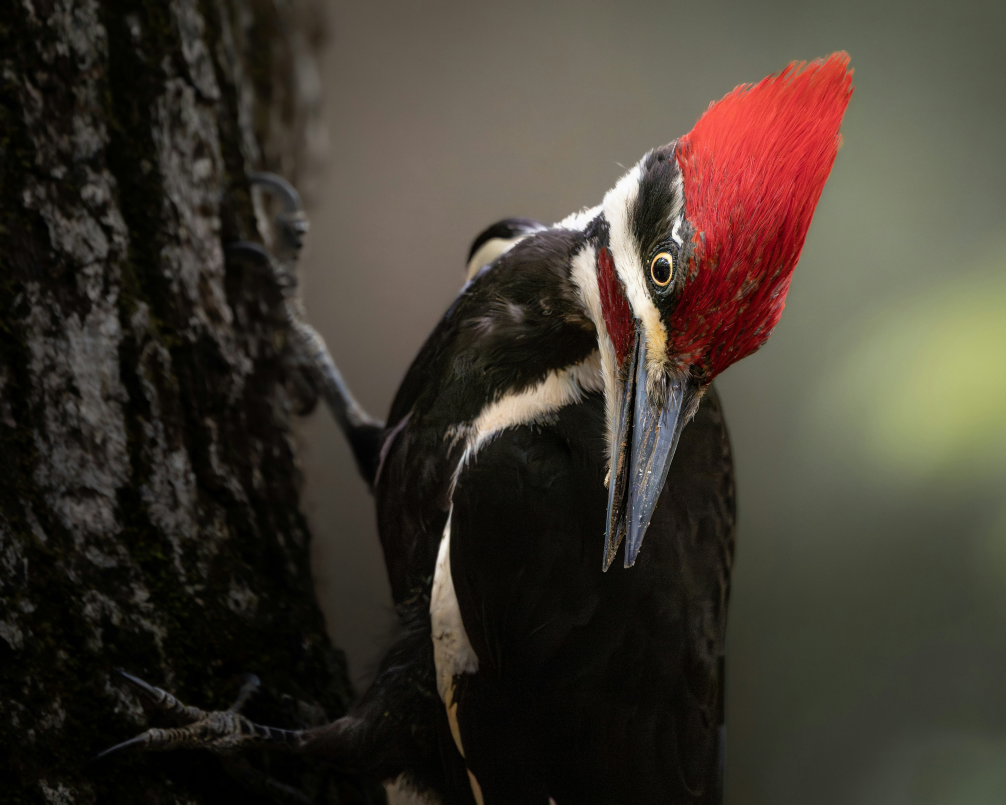
#> input picture tests/test-images/bird.jpg, 5027 x 4022 px, given in place of night-sky-lines.jpg, which was not available (shown at 1/5 size)
$ python benchmark-structured-images.py
#> lines starting #> are read from the running program, lines starting #| are printed output that depends on the picture; pictures that were not available may be replaced by others from this repository, and a replacement may not be noted
from PIL import Image
import numpy as np
import pandas as pd
from tabulate import tabulate
import time
import sys
import os

sys.path.append(os.path.abspath(os.path.join(os.path.dirname(__file__), '..')))
import build.euprima as euprima

filename = "benchmark_structured_images-2"
csv_file = f"{filename}.csv"

if os.path.exists(csv_file):
    os.remove(csv_file)

def append_column_to_csv(col_name, col_data):
    if os.path.exists(csv_file):
        df = pd.read_csv(csv_file)
    else:
        df = pd.DataFrame({"Algorithms": ["HEWA(2,3)", "BELT(2,3)", "HALE:T(2,3)", "HALE:V(2,3)", "HALE:I(2,3)"]})
    df[col_name] = col_data
    df.to_csv(csv_file, index=False)

def benchmark_img(img_folder, img_file):
#> called with img_folder = 'test-images/', img_file = 'night-sky-lines.jpg'
    img = Image.open(img_folder + img_file).convert("RGB")
#> img is the input picture: PIL image 5027x4022 RGB; mean R, G, B 64.9, 57.5, 47.9
    img_np = np.array(img)

    img_c1 = img_np[:,:,0]
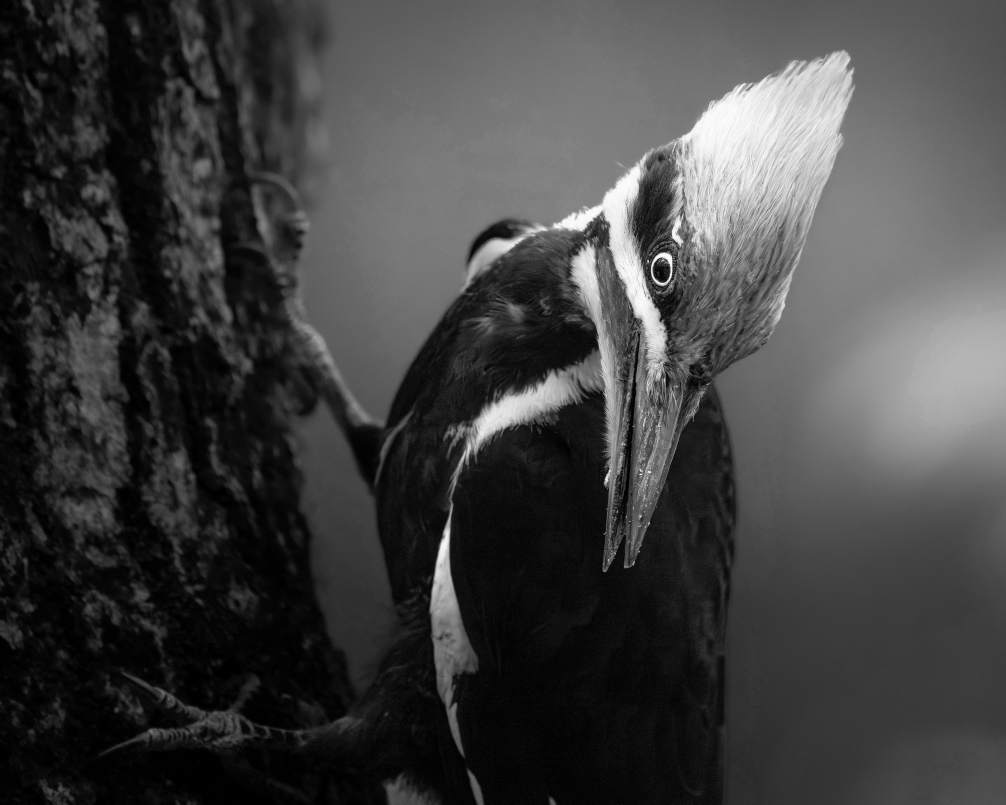
#> img_c1: shape (4022, 5027) (shown at 1/5 size); min 0, max 255, mean 64.9
    img_c2 = img_np[:,:,1]
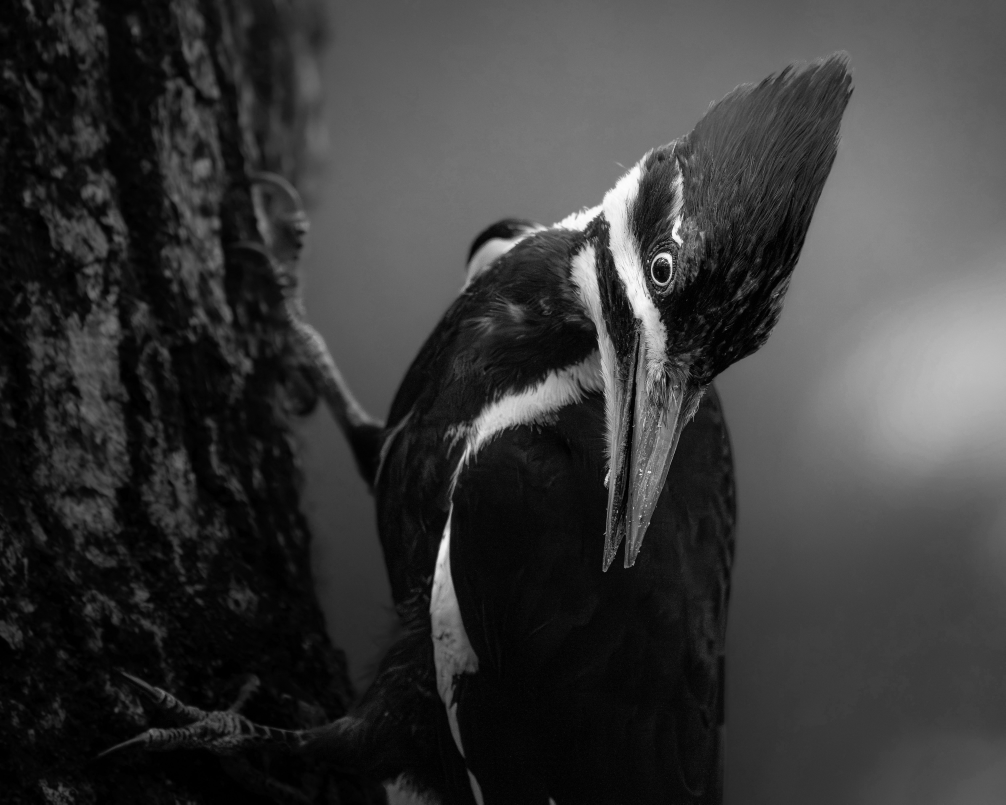
#> img_c2: shape (4022, 5027) (shown at 1/5 size); min 0, max 255, mean 57.5
    img_c3 = img_np[:,:,2]
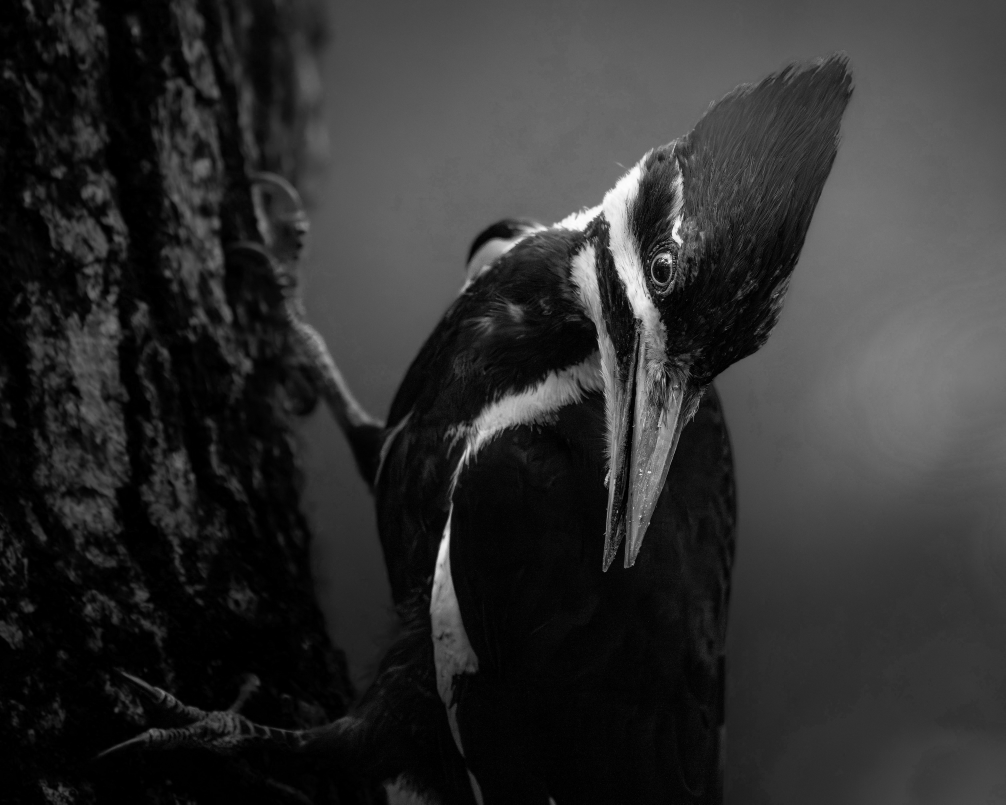
#> img_c3: shape (4022, 5027) (shown at 1/5 size); min 0, max 255, mean 47.9

    width = img_np.shape[0]
#> width = 4022
    height = img_np.shape[1]
#> height = 5027

    print("====", img_file, f"({width}x{height} = {width*height})", "====")
#| ==== night-sky-lines.jpg (4022x5027 = 20218594) ====

    t_start = time.perf_counter()
    euprima.ecp_hewa_2d3c(img_c1, img_c2, img_c3, 255, 255, 255)
#> (this line was passed over: build is not available in this run)
    t_end = time.perf_counter()
    t_dur_1 = t_end - t_start

    t_start = time.perf_counter()
    euler_changes = euprima.belt_2d_euler_changes()
    euprima.ecp_belt_2d3c(img_c1, img_c2, img_c3, euler_changes, 255, 255, 255)
    t_end = time.perf_counter()
    t_dur_2 = t_end - t_start

    t_start = time.perf_counter()
    euprima.ecp_hale_t_2d3c(img_c1, img_c2, img_c3, 255, 255, 255)
    t_end = time.perf_counter()
    t_dur_3 = t_end - t_start

    t_start = time.perf_counter()
    euprima.ecp_hale_v_2d3c(img_c1, img_c2, img_c3, 255, 255, 255)
    t_end = time.perf_counter()
    t_dur_4 = t_end - t_start

    t_start = time.perf_counter()
    euprima.ecp_hale_i_2d3c(img_c1, img_c2, img_c3, 255, 255, 255)
    t_end = time.perf_counter()
    t_dur_5 = t_end - t_start

    append_column_to_csv(img_file, [t_dur_1, t_dur_2, t_dur_3, t_dur_4, t_dur_5])

IMG_FOLDER = "test-images/"
IMG_FILES = [
    "night-sky-lines.jpg",
    "mountains-silhouette.jpg",
]

for img_file in IMG_FILES:
    benchmark_img(IMG_FOLDER, img_file)
#> (the call stopped at in benchmark_img, `euler_changes = euprima.belt_2d_euler_changes()`: build is not available in this run)
#> pass 2 of the loop `for img_file in IMG_FILES:`:
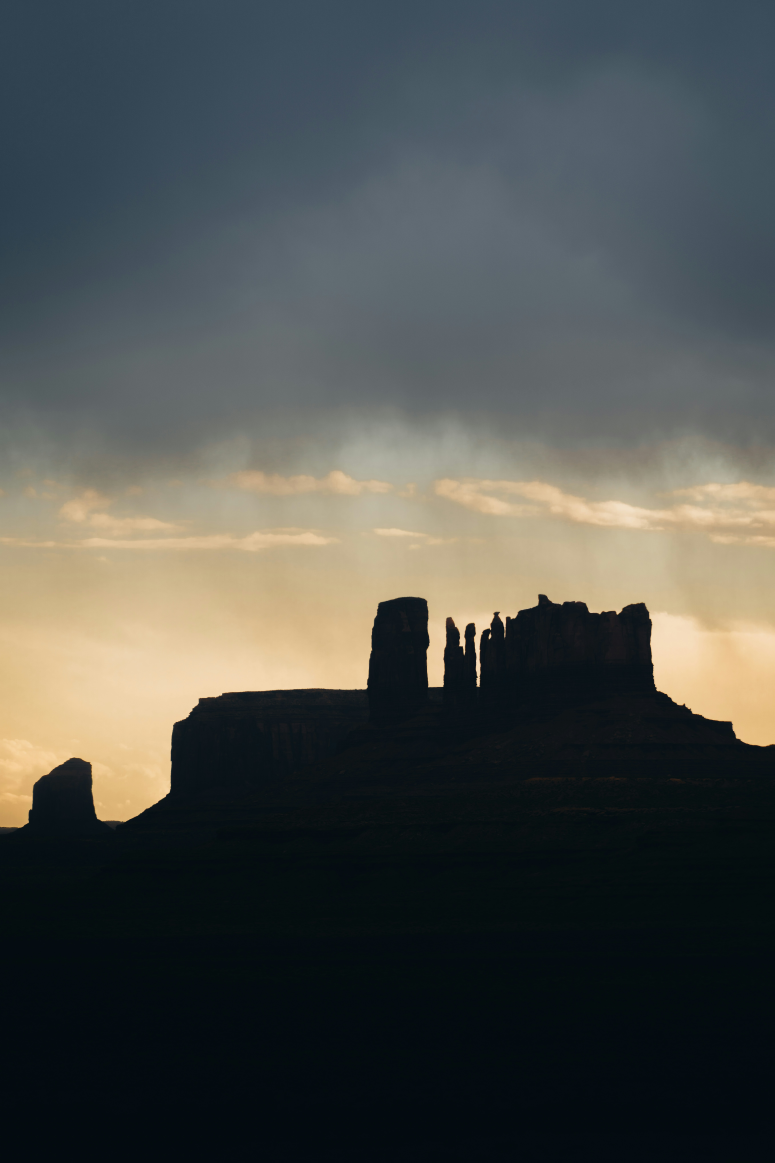
#> input picture tests/test-images/mountains-silhouette.jpg, 5424 x 8136 px (shown at 1/7 size)
#> in benchmark_img, img is the input picture: PIL image 5424x8136 RGB; mean R, G, B 76.3, 79.4, 76.5
#> img_c1: shape (8136, 5424)
#> in benchmark_img (call 2), `img_c2 = img_np[:,:,1]`:
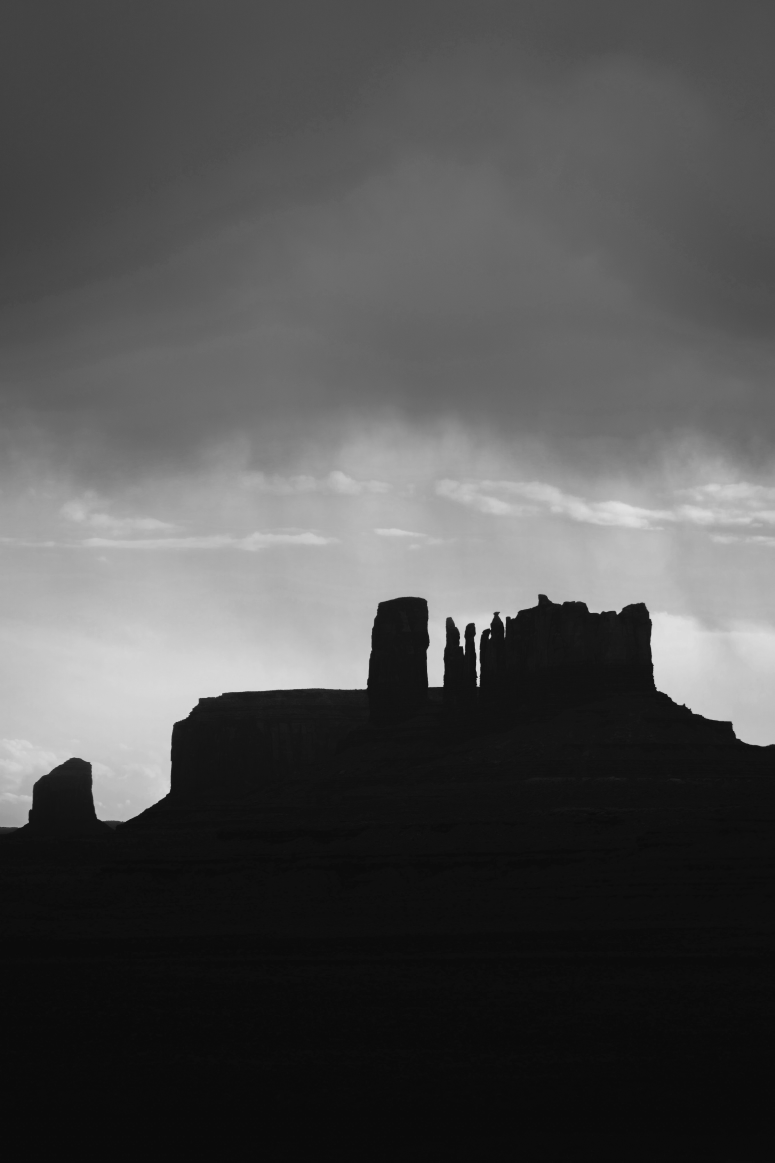
#> img_c2: shape (8136, 5424) (shown at 1/7 size); min 7, max 234, mean 79.4
#> in benchmark_img (call 2), `img_c3 = img_np[:,:,2]`:
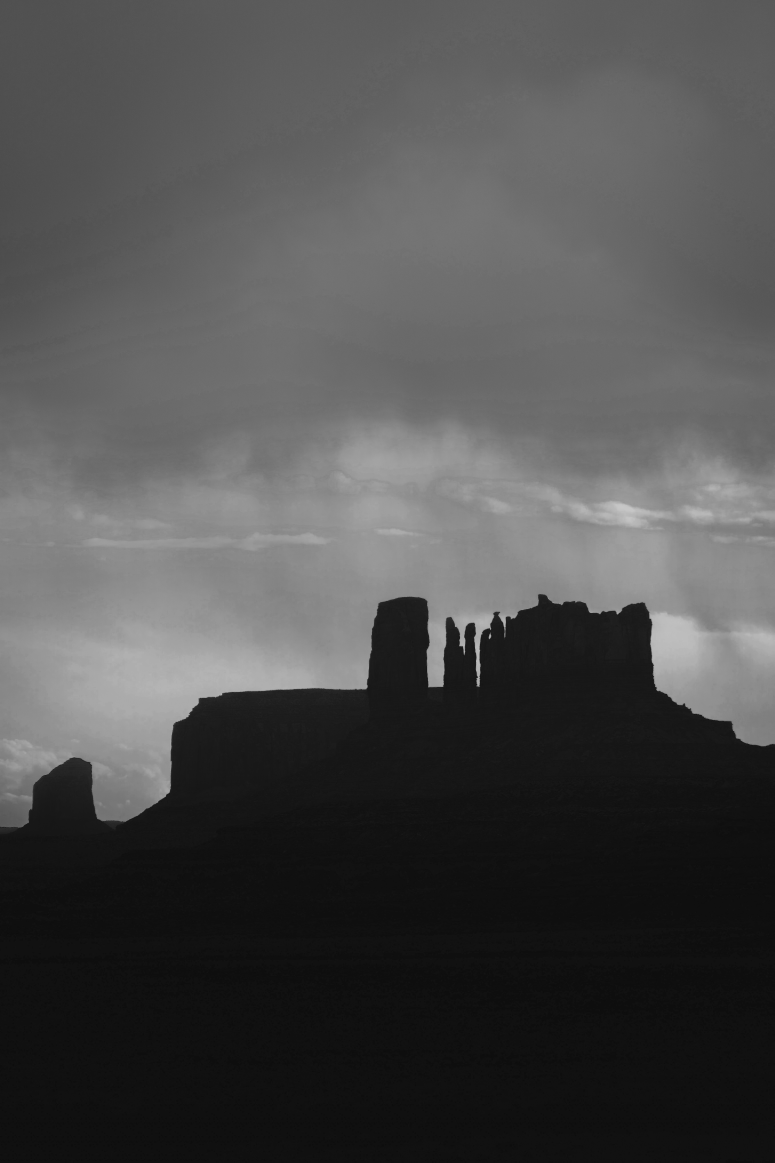
#> img_c3: shape (8136, 5424) (shown at 1/7 size); min 0, max 207, mean 76.5
#| ==== mountains-silhouette.jpg (8136x5424 = 44129664) ====
